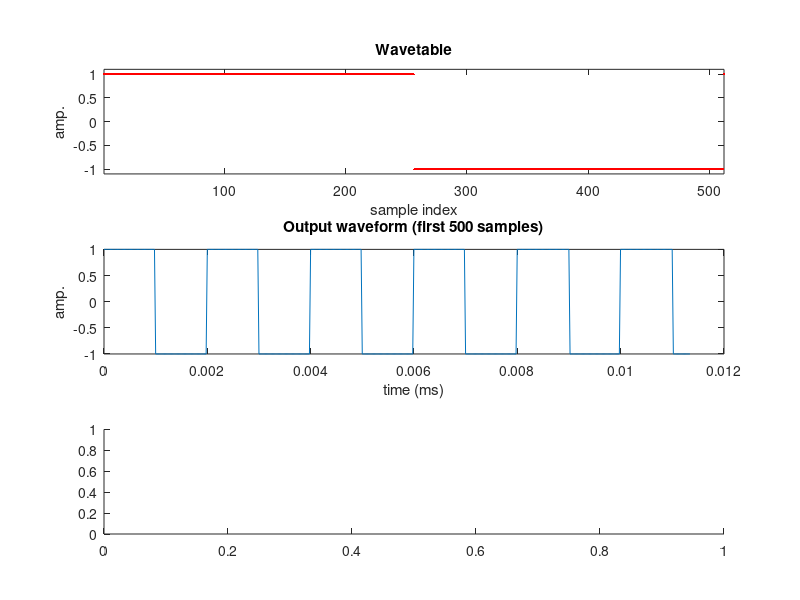

The MATLAB source for this figure: (Note: this script raises an error after producing the figure.)
%% Single wavetable synthesis
% Variable frequency via rounding/tructation.
% Note that, especially for high frequencies, using the sawtooth/square
% wavetable, aliasing artifacts are audible in the output.

clear; close all;

% Constants.
% Mode: 'round' or 'truncate'
mode = 'round';
% Wavetable type: 'sine', 'square', or 'saw'
wtType = 'square';
% Sample rate.
Fs = 44100;
% Output frequency.
F0 = 501;
% Output duration.
outDurationS = 2;
% Output amplitude.
outAmp = 1.;
% Wavetable length.
wtLength = 2^9;
% Max output samples to plot.
maxOutPlot = 500;

% Plot setup.
figure( ...
    'Name', 'Single wavetable', ...
    'Position', [500 50 750 900] ...
);

% Create and plot the wavetable.
switch(wtType)
    case 'sine'
        wt = sin(linspace(0, 2 * pi, wtLength)');
    case 'saw'
        wt = linspace(-1, 1, wtLength);
    case 'square'
        wt = square(linspace(0, 2 * pi, wtLength)');
end

subplot(311), ...
    plot(1:wtLength, wt, 'r.'), ...
    title('Wavetable'), ...
    xlim([1, wtLength]), ...
    ylim([-1.1, 1.1]), ...
    ylabel('amp.'), ...
    xlabel('sample index');

% Create output placeholder.
y = zeros(Fs * outDurationS, 1);

% Calculate the number of samples per period of the wavetable to produce the
% desired frequency.
sampsPerPeriod = Fs / F0;
wtStepsPerSample = wtLength / sampsPerPeriod;

% Repeatedly copy the wavetable to the output placeholder.
for n=1:(Fs * outDurationS)
    % Calculate the fractional sample index in the wavetable.
    wtIndex = mod(wtStepsPerSample * (n - 1), wtLength) + 1;
    
    % Get the integer sample index as per the mode setting.
    switch(mode)
        case 'round'
            wtIndex = round(wtIndex);
        case 'truncate'
            wtIndex = floor(wtIndex);
    end
    
    % Wrap as necessary.
    if wtIndex == 0
        wtIndex = wtLength;
    end
    if wtIndex > wtLength
        wtIndex = 1;
    end
   
    % Compose the output.
    y(n) = wt(wtIndex);
end

sound(y, Fs);
% Plot beginning of output against time.
subplot(312), ...
    plot(linspace(0, maxOutPlot / Fs, maxOutPlot)', y(1:maxOutPlot)), ...
    title(sprintf('Output waveform (first %d samples)', maxOutPlot)), ...
    ylim([-1, 1]), ...
    ylabel('amp.'), ...
    xlabel('time (ms)');

% Plot spectrogram
subplot(313), ...
    spectrogram(y, 512, 64, 512, Fs, 'yaxis'), ...
    ylim([0, 10]);

% For sine wavetable, inspect the frequency response.
if strcmp(wtType, 'sine')
    figure( ...
        'Name', 'Frequency response', ...
        'Position', [600 50 750 900] ...
    );
    freqz(y);

    % Compare sin wavetable output with 'pure' sine wave:
    figure( ...
        'Name', 'Pure sine', ...
        'Position', [700 50 750 900] ...
    );
    y_ = sin(2 * pi * F0 * linspace(0, outDurationS, Fs * outDurationS));
    % spectrogram( y_, 512, 64, 512, Fs, 'yaxis');
    freqz(y_);
end
